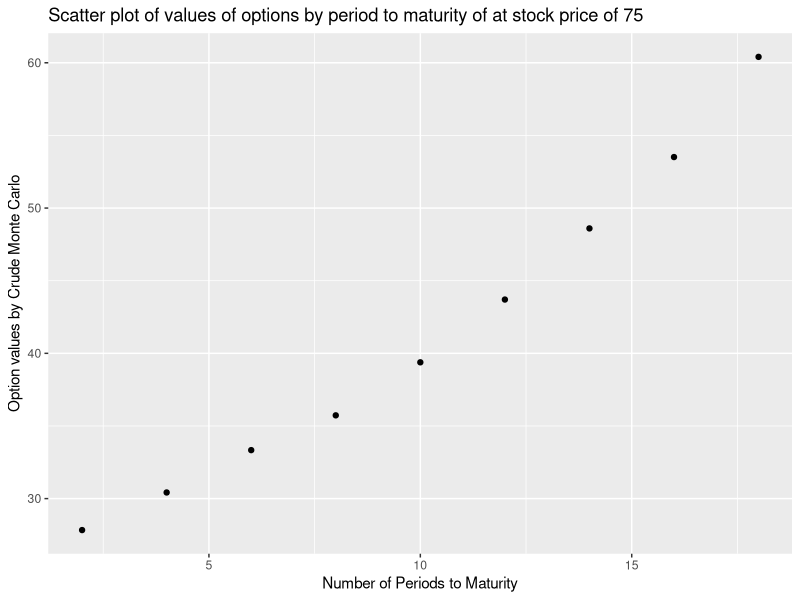
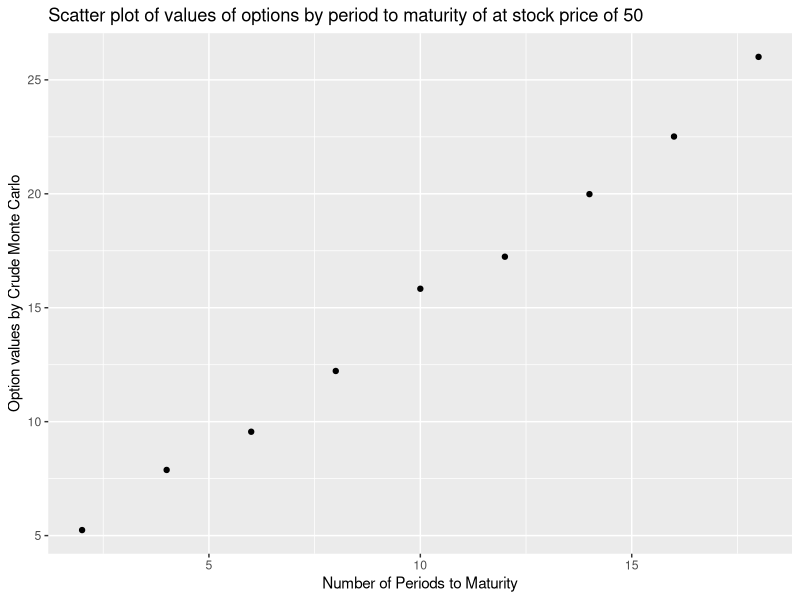
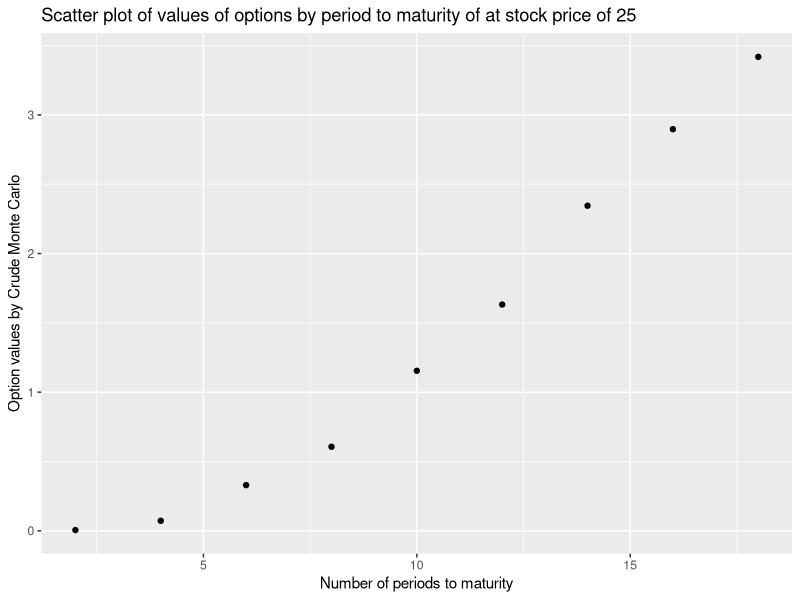
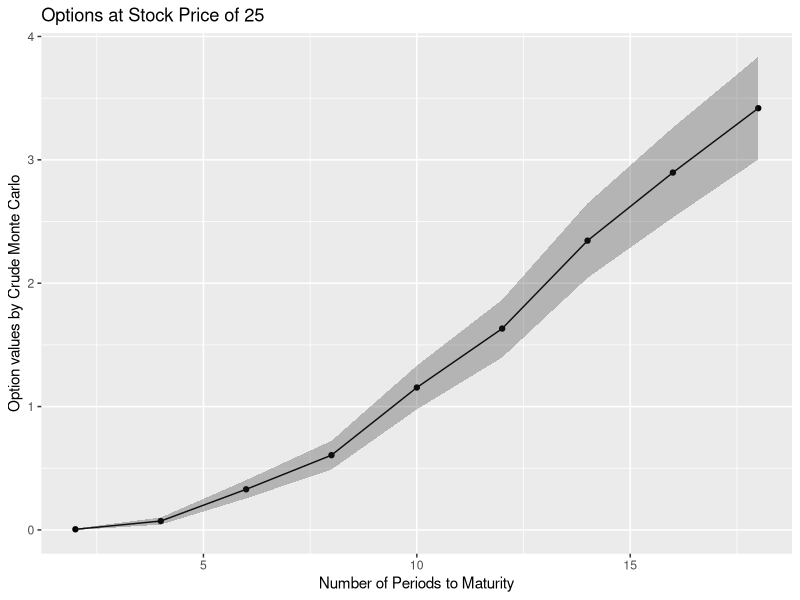
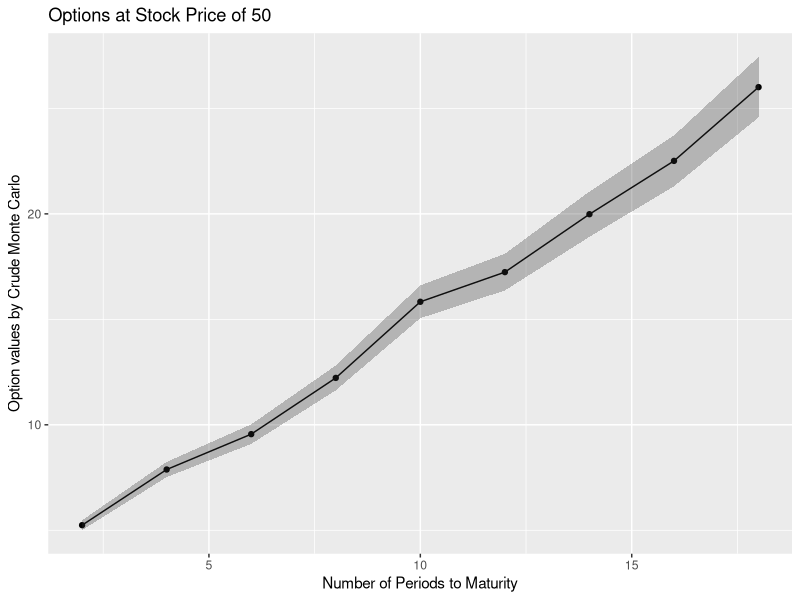
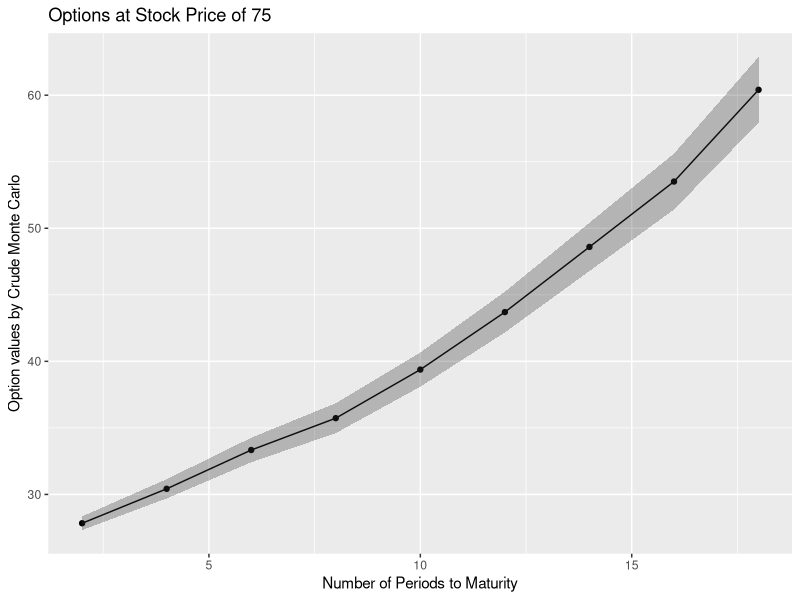
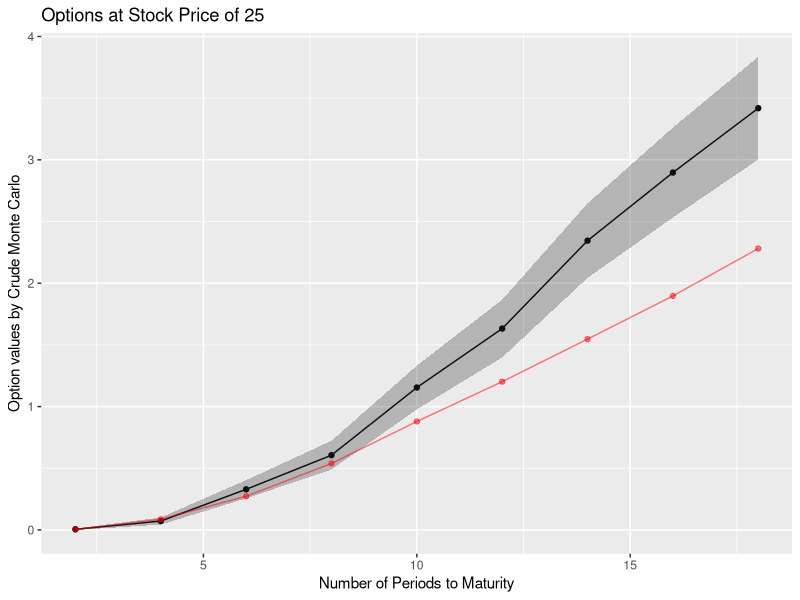
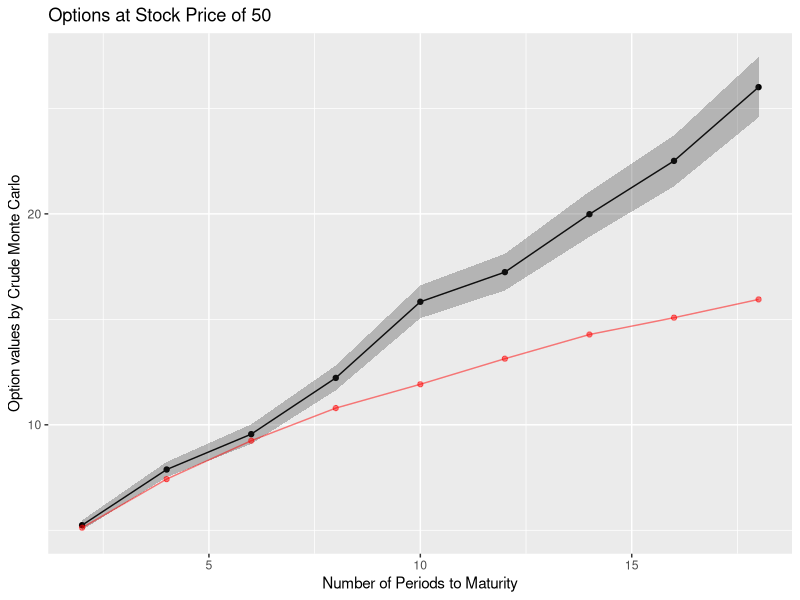

Recreate these plots in R, in order.
## ---- chunk 1
set.seed(400)
library(tidyr)
library(tidyverse)
library(rmarkdown)
library(ggplot2)
library(dbplyr)
## ---- chunk 2
trials = 5000
periods_to_maturity = c(2,4,6,8,10,12,14,16,18,20)
stock_prices = c(25, 50, 75)
stockExerciseRatio = c(0.5, 1, 1.25)
E = 50
r = 0.015
sigma_squared = 0.025 
dividend = 0.25

#chosen from October 2021, but others can be chosen to try to match historical data
yield_points = c(.09,.1,.11,.16,.36)

inflation_rate = 0.062

#rate to be used to evaluate the present day value of an investment
risk_free_rate = function(inflation_rate, period_to_maturity){
  quarters = c(2,4,8,12,20)
  interpolate_yield_curve = approxfun(x = quarters, y = yield_points)
  return(inflation_rate - interpolate_yield_curve(period_to_maturity))
}


# an individual evaluation of a trial for a single option valuation problem
generate_option_val = function(stock_price, r, period_to_maturity, sigma){
  x_tilda = rnorm(periods_to_maturity, mean = 0, sd = 1)
  for (i in 1:period_to_maturity){
    new_q_price = stock_price * exp((r - (sigma^2)/2) + sigma * x_tilda[i])
    #case where trial needs to be restarted from price at quarter t rather than quarter 1(see p. 329 of Boyle(1977))
    if (new_q_price -  dividend <= 0){
      stock_price = generate_option_val(stock_price, r, period_to_maturity - i + 1, sigma)
      break 
    }
    #case where we need to pay out dividends to evaluate new stock price
    else{
      stock_price = new_q_price - dividend
    }
  }
  future_option_value = max(c(stock_price - E, 0))
  return(future_option_value - risk_free_rate(inflation_rate,period_to_maturity)*future_option_value)
}

#simulation looking at the case of 2 quarters to maturity and a stock price of 25 matching
option_vals = rep(NA, trials)
for (i in 1:trials){
  option_vals[i] = generate_option_val(stock_prices[1], r, periods_to_maturity[1],sqrt(sigma_squared))
}
print(paste("option value: ",mean(option_vals)))
print(paste("se of estimate: ",sd(option_vals)/(sqrt(trials))))
## ---- chunk 3
set.seed(400)
trials = 5000
periods_to_maturity = c(2,4,6,8,10,12,14,16,18,20)
stock_prices = c(25, 50, 75)
stockExerciseRatio = c(0.5, 1, 1.5)
E = 50
r = 0.015
sigma = 0.025 
dividend = 0.25

#chosen from October 2021, but others can be chosen to try to match historical data
yield_points = c(.09,.1,.11,.16,.36)
#yield_points = c(.04,.06,.9,.10,.14)
#inflation_rate = .1585
inflation_rate = 0.062

#rate to be used to evaluate the present day value of an investment
risk_free_rate = function(inflation_rate, periods_to_maturity){
  quarters = c(2,4,8,12,20)
  interpolate_yield_curve = approxfun(x = quarters, y = yield_points)
  return(inflation_rate - interpolate_yield_curve(periods_to_maturity))
}


# an individual evaluation of a trial for a single option valuation problem
generate_option_val = function(stock_price, r, periods_to_maturity, sigma){
  x_tilda = rnorm(periods_to_maturity, mean = 0, sd = 1)
  for (i in 1:periods_to_maturity){
    new_q_price = stock_price * exp((r - (sigma^2)/2) + sigma * x_tilda[i])
    #case where trial needs to be restarted from price at quarter t rather than quarter 1(see p. 329 of Boyle(1977))
    if (new_q_price -  dividend <= 0){
      stock_price = generate_option_val(stock_price, r, periods_to_maturity - i + 1, sigma)
      stock_price = generate_stock_price(stock_price, r, periods_to_maturity - i + 1, sigma)
      break 
    }
    #case where we need to pay out dividends to evaluate new stock price
    else{
      stock_price = new_q_price - dividend
    }
  }
  future_option_value = max(c(stock_price - E, 0))
  return(future_option_value - risk_free_rate(inflation_rate,periods_to_maturity)*future_option_value)
}

#simulation looking at the case of 2 quarters to maturity and a stock price of 25 matching
option_vals = rep(NA, trials)
newmean = c()
newsd = c()
option_mean_25 = c()
option_sd_25 = c()

## need this to make variable option_vals again but empty so numbers dont add to each other
option_vals = rep(NA, trials)

for (l in 1:9){
  for (i in 1:trials){
    option_vals[i] = generate_option_val(stock_prices[1], r, periods_to_maturity[l],sqrt(sigma))
  }
  option_mean_25 = append(option_mean_25,mean(option_vals))
  newsd = sd(option_vals)/(sqrt(trials))
  option_sd_25 = append(option_sd_25,newsd)
}

## now this is for stock prices at 50

option_vals = rep(NA, trials)
newmean = c()
newsd = c()
option_mean_50 = c()
option_sd_50 = c()
for (l in 1:9){
  for (i in 1:trials){
    option_vals[i] = generate_option_val(stock_prices[2], r, periods_to_maturity[l],sqrt(sigma))
  }
  option_mean_50 = append(option_mean_50,mean(option_vals))
  newsd = sd(option_vals)/(sqrt(trials))
  option_sd_50 = append(option_sd_50,newsd)
}


## now this is for stock prices at 75
option_vals = rep(NA, trials)
newmean = c()
newsd = c()
option_mean_75 = c()
option_sd_75 = c()
for (l in 1:9){
  for (i in 1:trials){
    option_vals[i] = generate_option_val(stock_prices[3], r, periods_to_maturity[l],sqrt(sigma))
  }
  option_mean_75 = append(option_mean_75,mean(option_vals))
  newsd = sd(option_vals)/(sqrt(trials))
  option_sd_75 = append(option_sd_75,newsd)
}


periods_to_maturity =c(2,4,6,8,10,12,14,16,18)

df_25 <- data.frame(Periods_til_maturity = periods_to_maturity, Option_values=option_mean_25, Standard_deviation=option_sd_25, lower_95_CI = option_mean_25 - 2*option_sd_25, upper_95_CI = option_mean_25 + 2*option_sd_25)
df_25 = round(df_25, 4)
df_25

df_50 <- data.frame(Periods_til_maturity = periods_to_maturity, Option_values=option_mean_50, Standard_deviation=option_sd_50, lower_95_CI = option_mean_50 - 2*option_sd_50, upper_95_CI = option_mean_50 + 2*option_sd_50)
df_50 = round(df_50, 4)
df_50

df_75 <- data.frame(Periods_til_maturity = periods_to_maturity, Option_values=option_mean_75,Standard_deviation=option_sd_75, lower_95_CI = option_mean_75 - 2*option_sd_75, upper_95_CI = option_mean_75 + 2*option_sd_75)
df_75 = round(df_75, 4)
df_75
## ---- chunk 4
ggplot(df_75, aes(x=Periods_til_maturity, y=Option_values)) + 
  geom_point()+
  xlab("Number of Periods to Maturity")+
  ylab("Option values by Crude Monte Carlo")+
  ggtitle("Scatter plot of values of options by period to maturity of at stock price of 75")


ggplot(df_50, aes(x=Periods_til_maturity, y=Option_values)) + 
  geom_point()+
  xlab("Number of Periods to Maturity")+
  ylab("Option values by Crude Monte Carlo")+
  ggtitle("Scatter plot of values of options by period to maturity of at stock price of 50")


ggplot(df_25, aes(x=Periods_til_maturity, y=Option_values)) + 
  geom_point()+
  xlab("Number of periods to maturity")+
  ylab("Option values by Crude Monte Carlo")+
  ggtitle("Scatter plot of values of options by period to maturity of at stock price of 25")

## ---- chunk 5
ggplot(df_25, aes(x=Periods_til_maturity, y=Option_values)) + 
  geom_point()+ geom_line()+
  geom_ribbon(aes(ymin = lower_95_CI, ymax = upper_95_CI), alpha = 0.3) + 
  xlab("Number of Periods to Maturity")+ ylab("Option values by Crude Monte Carlo")+
  ggtitle("Options at Stock Price of 25")

ggplot(df_50, aes(x=Periods_til_maturity, y=Option_values)) + 
  geom_point() + geom_line()+
  geom_ribbon(aes(ymin = lower_95_CI, ymax = upper_95_CI), alpha = 0.3) + 
  xlab("Number of Periods to Maturity")+
  ylab("Option values by Crude Monte Carlo")+
  ggtitle("Options at Stock Price of 50")

ggplot(df_75, aes(x=Periods_til_maturity, y=Option_values)) + 
  geom_point() + geom_line() +
  geom_ribbon(aes(ymin = lower_95_CI, ymax = upper_95_CI), alpha = 0.3) + 
  xlab("Number of Periods to Maturity")+ ylab("Option values by Crude Monte Carlo") +
  ggtitle("Options at Stock Price of 75")

## ---- chunk 6
real_values_25 = c(0.004, 0.087, 0.273, 0.539, 0.879, 1.202, 1.547, 1.897, 2.281)
table1_25 = data.frame(x = periods_to_maturity, y = real_values_25)

real_values_50 = c(5.121, 7.427, 9.247, 10.793, 11.923, 13.135, 14.281, 15.079, 15.945)
table1_50 = data.frame(x = periods_to_maturity, y = real_values_50)

real_values_75 = c(26.445, 28.250, 29.832, 31.257, 32.319, 33.491, 34.835, 35.503, 36.382)
table1_75 = data.frame(x = periods_to_maturity, y = real_values_75)

ggplot() + 
  geom_point(aes(x=Periods_til_maturity, y=Option_values), df_25) + 
  geom_line(aes(x=Periods_til_maturity, y=Option_values), df_25) +
  geom_ribbon(aes(x=Periods_til_maturity, ymin = lower_95_CI, ymax = upper_95_CI), df_25, alpha = 0.3) + 
  geom_point(aes(x = x, y = y), data = table1_25, color = "red", alpha = 0.5) +
  geom_line(aes(x = x, y = y), data = table1_25, color = "red", alpha = 0.5) +
  xlab("Number of Periods to Maturity")+ ylab("Option values by Crude Monte Carlo")+
  ggtitle("Options at Stock Price of 25")

ggplot(df_50, aes(x=Periods_til_maturity, y=Option_values)) + 
  geom_point() + geom_line()+
  geom_ribbon(aes(ymin = lower_95_CI, ymax = upper_95_CI), alpha = 0.3) + 
  geom_point(aes(x = x, y = y), data = table1_50, color = "red", alpha = 0.5) +
  geom_line(aes(x = x, y = y), data = table1_50, color = "red", alpha = 0.5) +
  xlab("Number of Periods to Maturity")+
  ylab("Option values by Crude Monte Carlo")+
  ggtitle("Options at Stock Price of 50")

ggplot(df_75, aes(x=Periods_til_maturity, y=Option_values)) + 
  geom_point() + geom_line() +
  geom_ribbon(aes(ymin = lower_95_CI, ymax = upper_95_CI), alpha = 0.3) + 
  geom_point(aes(x = x, y = y), data = table1_75, color = "red", alpha = 0.5) +
  geom_line(aes(x = x, y = y), data = table1_75, color = "red", alpha = 0.5) +
  xlab("Number of Periods to Maturity")+ ylab("Option values by Crude Monte Carlo") +
  ggtitle("Options at Stock Price of 75")
